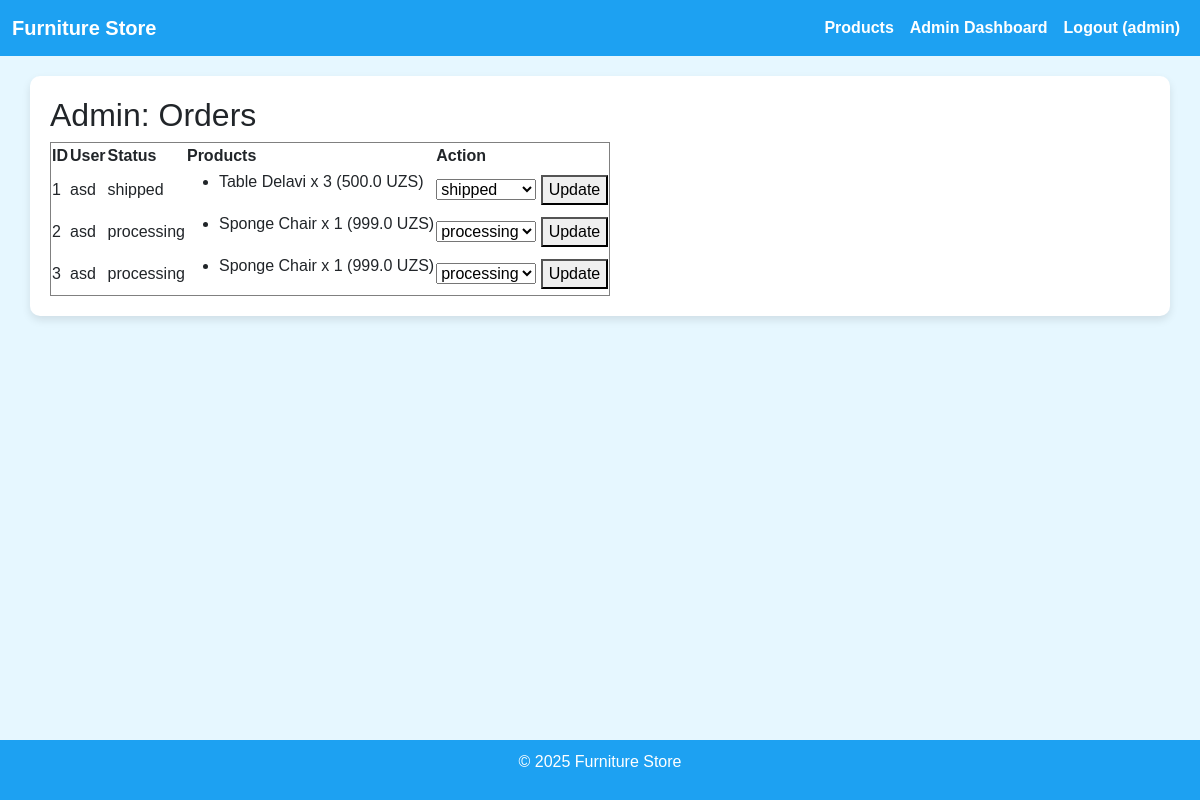
Page /admin/orders (signed in) on the committed database.
### app/models.py (models this page shows, shortened)
class User(UserMixin, db.Model):
    __tablename__ = 'users'
    id = db.Column(db.Integer, primary_key=True)
    username = db.Column(db.String(64), unique=True, nullable=False)
    email = db.Column(db.String(120), unique=True, nullable=False)
    password_hash = db.Column(db.String(128), nullable=False)
    role = db.Column(db.String(10), default='user')  # user/admin
    favorites = db.relationship('Product', secondary=favorites, backref='favorited_by')

class Order(db.Model):
    __tablename__ = 'orders'
    id = db.Column(db.Integer, primary_key=True)
    user_id = db.Column(db.Integer, db.ForeignKey('users.id'), nullable=False)
    status = db.Column(db.String(20), default='processing')
    created_at = db.Column(db.DateTime, default=datetime.utcnow)
    user = db.relationship('User', backref='orders')

class OrderItem(db.Model):
    __tablename__ = 'order_items'
    id = db.Column(db.Integer, primary_key=True)
    order_id = db.Column(db.Integer, db.ForeignKey('orders.id'), nullable=False)
    product_id = db.Column(db.Integer, db.ForeignKey('products.id'), nullable=False)
    quantity = db.Column(db.Integer, default=1)
    price = db.Column(db.Float, default=0.0)
    order = db.relationship('Order', backref='order_items')
    product = db.relationship('Product')

class Product(db.Model):
    __tablename__ = 'products'
    id = db.Column(db.Integer, primary_key=True)
    name = db.Column(db.String(120), nullable=False)
    description = db.Column(db.Text, nullable=True)
    price = db.Column(db.Float, nullable=False)
    category = db.Column(db.String(50), nullable=True)
    color = db.Column(db.String(50), nullable=True)
    material = db.Column(db.String(50), nullable=True)
    image_url = db.Column(db.String(255), nullable=True)
    rating = db.Column(db.Float, default=0)
    created_at = db.Column(db.DateTime, default=datetime.utcnow)
    stock_quantity = db.Column(db.Integer, default=0)

### app/admin_routes.py (the view)
    def wrapper(*args, **kwargs):
        if not current_user.is_authenticated or current_user.role != 'admin':
            flash('Access denied: insufficient permissions.')
            return redirect(url_for('main_bp.index'))
        return func(*args, **kwargs)

### app/__init__.py (called while the page is built)
@login_manager.user_loader
def load_user(user_id):
    from .models import User
    return User.query.get(int(user_id))

### app/admin_routes.py (called while the page is built)
def admin_required(func):
    def wrapper(*args, **kwargs):
        if not current_user.is_authenticated or current_user.role != 'admin':
            flash('Access denied: insufficient permissions.')
            return redirect(url_for('main_bp.index'))
        return func(*args, **kwargs)
    wrapper.__name__ = func.__name__
    return wrapper

@admin_bp.route('/orders')
@login_required
@admin_required
def admin_orders():
    orders = Order.query.all()
    return render_template('admin_orders.html', orders=orders)

### app/templates/admin_orders.html (shortened to what this page needs)
{% extends 'base.html' %}
{% block content %}
<h2>Admin: Orders</h2>
<table border="1">
    <tr>
        <th>ID</th>
        <th>User</th>
        <th>Status</th>
        <th>Products</th>
        <th>Action</th>
    </tr>
    {% for order in orders %}
    <tr>
        <td>{{ order.id }}</td>
        <td>{{ order.user.username }}</td>
        <td>{{ order.status }}</td>
        <td>
            <ul>
            {% for item in order.order_items %}
                <li>{{ item.product.name }} x {{ item.quantity }} ({{ item.price }} UZS)</li>
            {% endfor %}
            </ul>
        </td>
        <td>
            <form method="POST" action="{{ url_for('admin_bp.update_order_status', order_id=order.id) }}">
                <select name="status">
                    <option value="processing" {% if order.status=='processing' %}selected{% endif %}>processing</option>
                    <option value="shipped" {% if order.status=='shipped' %}selected{% endif %}>shipped</option>
                </select>
                <button type="submit">Update</button>
            </form>
        </td>
    </tr>
    {% endfor %}
</table>
{% endblock %}

### app/templates/base.html (shortened to what this page needs)
<!DOCTYPE html>
<html lang="en">
<head>
    <link rel="stylesheet" href="https://cdn.jsdelivr.net/npm/bootstrap@5.3.0/dist/css/bootstrap.min.css">
</head>
<body>
    <nav class="navbar navbar-expand-lg">
        <div class="container-fluid">
            <a class="navbar-brand" href="{{ url_for('main_bp.index') }}">Furniture Store</a>
            <div class="collapse navbar-collapse" id="navbarNav">
                <ul class="navbar-nav ms-auto">
                    <li class="nav-item">
                        <a class="nav-link" href="{{ url_for('main_bp.product_list') }}">Products</a>
                    </li>
                    {% if current_user.is_authenticated %}
                        {% if current_user.role == 'admin' %}
                            <li class="nav-item">
                                <a class="nav-link" href="{{ url_for('admin_bp.dashboard') }}">Admin Dashboard</a>
                            </li>
                        {% endif %}
                        <li class="nav-item">
                            <a class="nav-link" href="{{ url_for('main_bp.logout') }}">Logout ({{ current_user.username }})</a>
                        </li>
                    {% endif %}
                </ul>
            </div>
        </div>
    </nav>
    <div class="container">
        {% block content %}{% endblock %}
    </div>
    <footer>
        <p>&copy; 2025 Furniture Store</p>
    </footer>
</body>
</html>

### app/templates/base.html (style rules this page uses)
body { background-color: #e6f7ff; font-family: Arial, sans-serif; }
.navbar { background-color: #1da1f2; }
.navbar-brand, .nav-link { color: white !important; font-weight: bold; }
.container { margin-top: 20px; background-color: white; border-radius: 10px; box-shadow: 0 4px 8px rgba(0, 0, 0, 0.1); padding: 20px; }
footer { background-color: #1da1f2; color: white; text-align: center; padding: 10px; position: fixed; bottom: 0; width: 100%; }

### rows in the picture
User: username "admin"
Order: id "1", user.username "asd", status "shipped"
OrderItem: product.name "Table Delavi", quantity "3", price "500.0"
Order: id "2", user.username "asd", status "processing"
OrderItem: product.name "Sponge Chair", quantity "1", price "999.0"
Order: id "3", user.username "asd", status "processing"
OrderItem: product.name "Sponge Chair", quantity "1", price "999.0"
